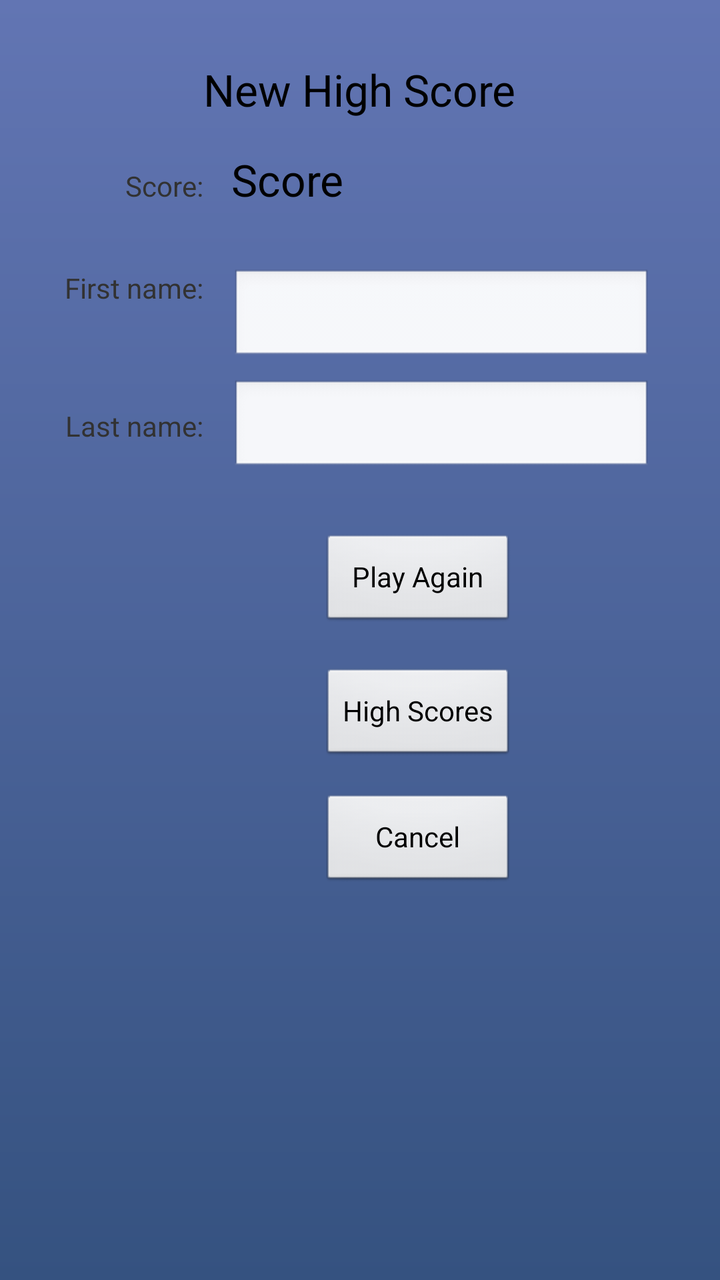
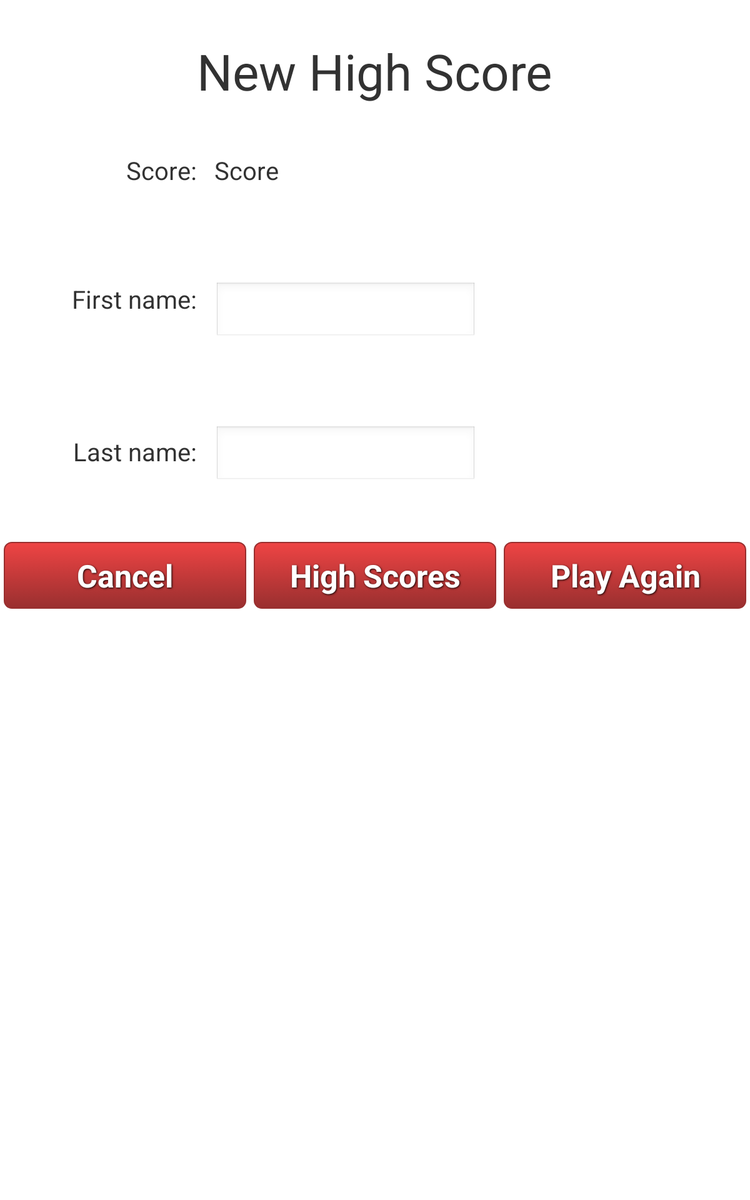

An Android layout and its configuration variant, each rendered on a device that would load it. The default file and the variant file are quoted in full after the pictures.
<!-- AndroidManifest.xml: application theme AppTheme -->
<!-- res/layout/activity_register_highscore.xml -->
<?xml version="1.0" encoding="utf-8"?>
<RelativeLayout xmlns:android="http://schemas.android.com/apk/res/android"
    android:layout_width="match_parent"
    android:layout_height="match_parent"
    android:background="@drawable/background_drawable" >

    <EditText
        android:id="@+id/register_highscore_firstNameEditText"
        android:layout_width="wrap_content"
        android:layout_height="wrap_content"
        android:layout_alignTop="@+id/registerFirstNameLabel"
        android:layout_marginLeft="14dp"
        android:layout_toRightOf="@+id/registerFirstNameLabel"
        android:ems="10"
        android:inputType="textPersonName" >
        
        <requestFocus />
    </EditText>

    <EditText
        android:id="@+id/register_highscore_lastNameEditText"
        android:layout_width="wrap_content"
        android:layout_height="wrap_content"
        android:layout_alignBaseline="@+id/registerLastNameLabel"
        android:layout_alignBottom="@+id/registerLastNameLabel"
        android:layout_alignLeft="@+id/register_highscore_firstNameEditText"
        android:ems="10"
        android:inputType="textPersonName" />

    <TextView
        android:id="@+id/registerScoreValueTextView"
        android:layout_width="wrap_content"
        android:layout_height="wrap_content"
        android:layout_alignBaseline="@+id/registerScoreLabel"
        android:layout_alignBottom="@+id/registerScoreLabel"
        android:layout_alignLeft="@+id/register_highscore_firstNameEditText"
        android:text="Score"
        android:textAppearance="?android:attr/textAppearanceLarge" />

    <TextView
        android:id="@+id/register_highscore_heading"
        android:layout_width="wrap_content"
        android:layout_height="wrap_content"
        android:layout_alignParentTop="true"
        android:layout_centerHorizontal="true"
        android:layout_marginTop="30dp"
        android:text="@string/title_activity_register_highscore"
        android:textAppearance="?android:attr/textAppearanceLarge" />

    <TextView
        android:id="@+id/registerScoreLabel"
        android:layout_width="wrap_content"
        android:layout_height="wrap_content"
        android:layout_below="@+id/register_highscore_heading"
        android:layout_marginTop="24dp"
        android:layout_toLeftOf="@+id/register_highscore_firstNameEditText"
        android:text="@string/register_score_scoreLabel" />

    <TextView
        android:id="@+id/registerFirstNameLabel"
        android:layout_width="wrap_content"
        android:layout_height="wrap_content"
        android:layout_below="@+id/registerScoreValueTextView"
        android:layout_marginTop="30dp"
        android:layout_toLeftOf="@+id/register_highscore_heading"
        android:text="@string/register_score_firstNameLabel" />

    <TextView
        android:id="@+id/registerLastNameLabel"
        android:layout_width="wrap_content"
        android:layout_height="wrap_content"
        android:layout_below="@+id/register_highscore_firstNameEditText"
        android:layout_marginTop="21dp"
        android:layout_toLeftOf="@+id/register_highscore_firstNameEditText"
        android:text="@string/register_score_lastNameLabel" />

    <Button
        android:id="@+id/registerHighScoreBtnToGame"
        android:layout_width="wrap_content"
        android:layout_height="wrap_content"
        android:layout_alignLeft="@+id/registerHighScoreBtnToHighScore"
        android:layout_alignRight="@+id/register_highscore_heading"
        android:layout_below="@+id/register_highscore_lastNameEditText"
        android:layout_marginTop="29dp"
        android:onClick="onOKBackToGameClicked"
        android:text="@string/register_ok_backToGameButtonText" />

    <Button
        android:id="@+id/registerHighScoreBtnToHighScore"
        android:layout_width="wrap_content"
        android:layout_height="wrap_content"
        android:layout_alignRight="@+id/register_highscore_heading"
        android:layout_below="@+id/registerHighScoreBtnToGame"
        android:layout_marginTop="19dp"
        android:onClick="onOKToHighScoreClicked"
        android:text="@string/register_ok_toHighScoreButtonText" />

    <Button
        android:id="@+id/registerHighScoreCancel"
        android:layout_width="wrap_content"
        android:layout_height="wrap_content"
        android:layout_alignLeft="@+id/registerHighScoreBtnToHighScore"
        android:layout_alignRight="@+id/registerHighScoreBtnToHighScore"
        android:layout_below="@+id/registerHighScoreBtnToHighScore"
        android:layout_marginTop="15dp"
        android:onClick="onCancelClicked"
        android:text="@string/register_cancel_button" />

</RelativeLayout>
<!-- resources referenced by this layout -->
<resources>
  <!-- drawable background_drawable (drawable) -->
  <?xml version="1.0" encoding="utf-8"?>
  <shape xmlns:android="http://schemas.android.com/apk/res/android" >
      <gradient android:angle="270" android:startColor="#6275b3" android:endColor="#355280" />
  </shape>
  <string name="register_cancel_button">Cancel</string>
  <string name="register_ok_backToGameButtonText">Play Again</string>
  <string name="register_ok_toHighScoreButtonText">High Scores</string>
  <string name="register_score_firstNameLabel">First name:</string>
  <string name="register_score_lastNameLabel">Last name:</string>
  <string name="register_score_scoreLabel">Score:</string>
  <string name="title_activity_register_highscore">New High Score</string>
  <style name="AppTheme" parent="AppBaseTheme">
          
      </style>
  <style name="AppBaseTheme" parent="android:Theme.Light">
          
      </style>
</resources>
<!-- res/layout-sw600dp/activity_register_highscore.xml (the repository's variant of the layout above) -->
<!-- drawn on a 7-inch tablet held upright -->
<?xml version="1.0" encoding="utf-8"?>
<RelativeLayout xmlns:android="http://schemas.android.com/apk/res/android"
    android:layout_width="match_parent"
    android:layout_height="match_parent"
    android:background="@drawable/deep_space" >

    <EditText
        android:id="@+id/register_highscore_firstNameEditText"
        android:layout_width="wrap_content"
        android:layout_height="wrap_content"
        android:layout_alignTop="@+id/registerFirstNameLabel"
        android:layout_marginLeft="14dp"
        android:layout_toRightOf="@+id/registerFirstNameLabel"
        android:ems="10"
        android:inputType="textPersonName" >

        <requestFocus />
    </EditText>

    <EditText
        android:id="@+id/register_highscore_lastNameEditText"
        android:layout_width="wrap_content"
        android:layout_height="wrap_content"
        android:layout_alignBaseline="@+id/registerLastNameLabel"
        android:layout_alignBottom="@+id/registerLastNameLabel"
        android:layout_alignLeft="@+id/register_highscore_firstNameEditText"
        android:ems="10"
        android:inputType="textPersonName" />

    <TextView
        android:id="@+id/registerScoreValueTextView"
        android:layout_width="wrap_content"
        android:layout_height="wrap_content"
        android:layout_alignBaseline="@+id/registerScoreLabel"
        android:layout_alignBottom="@+id/registerScoreLabel"
        android:layout_alignLeft="@+id/register_highscore_firstNameEditText"
        android:text="Score"
        android:textSize="@dimen/high_score_reg_text_sz" />

    <TextView
        android:id="@+id/register_highscore_heading"
        android:layout_width="wrap_content"
        android:layout_height="wrap_content"
        android:layout_alignParentTop="true"
        android:layout_centerHorizontal="true"
        android:layout_marginTop="30dp"
        android:text="@string/title_activity_register_highscore"
        android:textSize="@dimen/register_high_score_header_sz" />

    <LinearLayout
        android:layout_width="fill_parent"
        android:layout_height="wrap_content"
        android:layout_below="@+id/register_highscore_lastNameEditText"
        android:layout_centerHorizontal="true"
        android:layout_marginTop="42dp"
        android:weightSum="3" >

        <Button
            android:id="@+id/registerHighScoreCancel"
            style="@style/button_text"
            android:layout_width="0dp"
            android:layout_height="wrap_content"
            android:layout_marginTop="81dp"
            android:layout_weight="1"
            android:background="@drawable/menu_button"
            android:onClick="onCancelClicked"
            android:text="@string/register_cancel_button" />

        <Button
            android:id="@+id/registerHighScoreBtnToHighScore"
            style="@style/button_text"
            android:layout_width="0dp"
            android:layout_height="wrap_content"
            android:layout_weight="1"
            android:background="@drawable/menu_button"
            android:onClick="onOKToHighScoreClicked"
            android:text="@string/register_ok_toHighScoreButtonText" />

        <Button
            android:id="@+id/registerHighScoreBtnToGame"
            style="@style/button_text"
            android:layout_width="0dp"
            android:layout_height="wrap_content"
            android:layout_weight="1"
            android:background="@drawable/menu_button"
            android:onClick="onOKBackToGameClicked"
            android:text="@string/register_ok_backToGameButtonText" />
    </LinearLayout>

    <TextView
        android:id="@+id/registerScoreLabel"
        android:layout_width="wrap_content"
        android:layout_height="wrap_content"
        android:layout_below="@+id/register_highscore_heading"
        android:layout_marginTop="39dp"
        android:layout_toLeftOf="@+id/register_highscore_heading"
        android:text="@string/register_score_scoreLabel"
        android:textSize="@dimen/high_score_reg_text_sz" />

    <TextView
        android:id="@+id/registerFirstNameLabel"
        android:layout_width="wrap_content"
        android:layout_height="wrap_content"
        android:layout_below="@+id/registerScoreLabel"
        android:layout_marginTop="76dp"
        android:layout_toLeftOf="@+id/register_highscore_heading"
        android:text="@string/register_score_firstNameLabel"
        android:textSize="@dimen/high_score_reg_text_sz" />

    <TextView
        android:id="@+id/registerLastNameLabel"
        android:layout_width="wrap_content"
        android:layout_height="wrap_content"
        android:layout_below="@+id/register_highscore_firstNameEditText"
        android:layout_marginTop="74dp"
        android:layout_toLeftOf="@+id/register_highscore_firstNameEditText"
        android:text="@string/register_score_lastNameLabel"
        android:textSize="@dimen/high_score_reg_text_sz" />

</RelativeLayout>
<!-- resources referenced by the variant -->
<!-- as a 7-inch tablet held upright resolves them -->
<resources>
  <!-- from res/values-sw600dp/ -->
  <dimen name="high_score_reg_text_sz">20sp</dimen>
  <!-- from res/values-sw600dp/ -->
  <dimen name="register_high_score_header_sz">40sp</dimen>
  <!-- drawable menu_button (drawable) -->
  <?xml version="1.0" encoding="utf-8"?>
  <selector xmlns:android="http://schemas.android.com/apk/res/android">
  
      <item android:state_pressed="true">
          <shape>
              <solid android:color="#ef4444" />
              <stroke android:width="1dp" android:color="#992f2f" />
              <corners android:radius="10dp" />
              <padding android:bottom="5dp" android:left="5dp" android:right="5dp" android:top="5dp" />
          </shape>    
      </item>
      <item>
          <shape>
              <gradient android:angle="270" android:endColor="#992f2f" android:startColor="#ef4444" />
              <stroke android:width="1dp" android:color="#992f2f" />
              <corners android:radius="10dp" />
              <padding android:bottom="5dp" android:left="5dp" android:right="5dp" android:top="5dp" />
          </shape>
      </item>
  
  </selector>
  <string name="register_cancel_button">Cancel</string>
  <string name="register_ok_backToGameButtonText">Play Again</string>
  <string name="register_ok_toHighScoreButtonText">High Scores</string>
  <string name="register_score_firstNameLabel">First name:</string>
  <string name="register_score_lastNameLabel">Last name:</string>
  <string name="register_score_scoreLabel">Score:</string>
  <string name="title_activity_register_highscore">New High Score</string>
  <!-- from res/values-sw600dp/ -->
  <style name="button_text">
  		<item name="android:layout_width">fill_parent</item>
      	<item name="android:layout_height">wrap_content</item>
      	<item name="android:textColor">#ffffff</item>
      	<item name="android:gravity">center</item>
      	<item name="android:layout_margin">3dp</item>
      	<item name="android:textSize">25sp</item>
      	<item name="android:textStyle">bold</item>
      	<item name="android:shadowColor">#000000</item>
      	<item name="android:shadowDx">1</item>
      	<item name="android:shadowDy">1</item>
      	<item name="android:shadowRadius">2</item>
  	</style>
  <style name="AppTheme" parent="AppBaseTheme">
          
      </style>
  <style name="AppBaseTheme" parent="android:Theme.Light">
          
      </style>
</resources>
